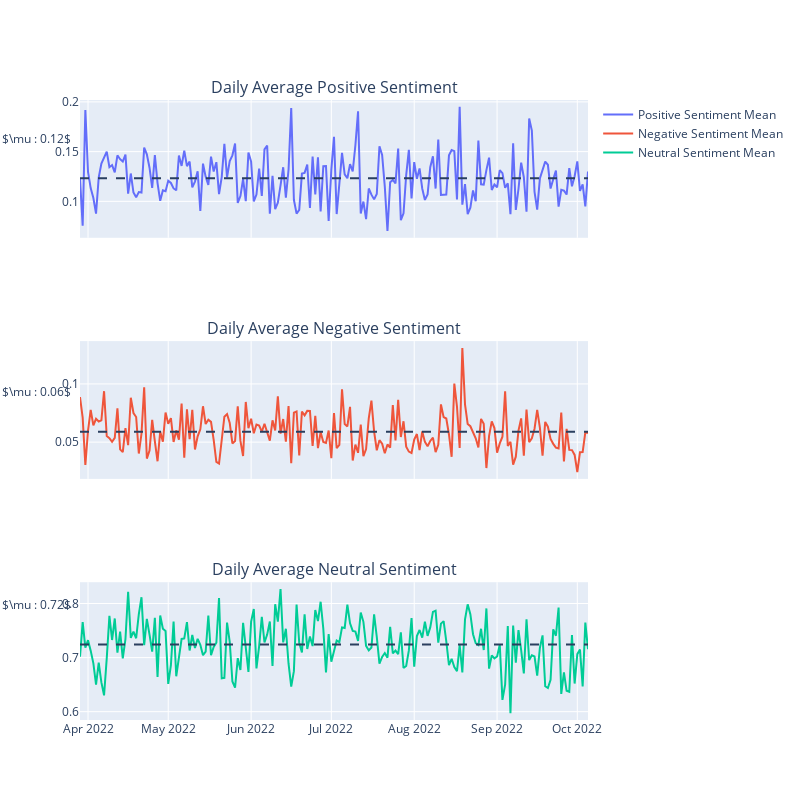

Here is the notebook cell this chart was saved with:
### Code cell
b_date_mean = df_tag.groupby(by='Date_Tweet').mean().reset_index()
b_date_std = df_tag.groupby(by='Date_Tweet').std().reset_index()


fig = make_subplots(rows=3, cols=1,shared_xaxes=True,subplot_titles=('Daily Average Positive Sentiment',  'Daily Average Negative Sentiment', 'Daily Average Neutral Sentiment'))

fig.add_trace(
    go.Scatter(x=b_date_mean['Date_Tweet'], y=b_date_mean['Positive Sentiment'],name='Positive Sentiment Mean'),
    row=1, col=1
)

    
#positive mean
fig.add_hline(y=b_date_mean['Positive Sentiment'].mean(), line_dash = 'dash', row=1, col=1)

fig.add_annotation(x=b_date_mean['Date_Tweet'].values[3], y=b_date_mean['Positive Sentiment'].mean(),
            text=r"$\mu : {:.2f}$".format(b_date_mean['Positive Sentiment'].mean()),
            showarrow=True,
            arrowhead=3,
            yshift=10)



fig.add_trace(
    go.Scatter(x=b_date_mean['Date_Tweet'], y=b_date_mean['Negative Sentiment'],name='Negative Sentiment Mean'),
    row=2, col=1
)


#negative mean
fig.add_hline(y=b_date_mean['Negative Sentiment'].mean(), line_dash = 'dash', row=2, col=1)

fig.add_annotation(x=b_date_mean['Date_Tweet'].values[3], y=b_date_mean['Negative Sentiment'].mean(),
            text=r"$\mu : {:.2f}$".format(b_date_mean['Negative Sentiment'].mean()),
            showarrow=True,
            arrowhead=3,
            yshift=10,
            xref='x2', 
            yref='y2')

fig.add_trace(
    go.Scatter(x=b_date_mean['Date_Tweet'], y=b_date_mean['Neutral Sentiment'],name='Neutral Sentiment Mean'),
    row=3, col=1
)

fig.add_hline(y=b_date_mean['Neutral Sentiment'].mean(), line_dash = 'dash', row=3, col=1)

fig.add_annotation(x=b_date_mean['Date_Tweet'].values[3], y=b_date_mean['Neutral Sentiment'].mean(),
            text=r"$\mu : {:.2f}$".format(b_date_mean['Neutral Sentiment'].mean()),
            showarrow=True,
            arrowhead=3,
            yshift=10, 
            xref='x3', 
            yref='y3')

'''

fig.add_annotation(x=b_date_mean['pubdate'].values[5], y=b_date_mean['Negative Sentiment'].mean()+0.01,
            text=r"Start Of Decline",
            showarrow=True,
            arrowhead=6,
            yshift=10,
            xref='x2', 
            yref='y2')

fig.add_annotation(x=b_date_mean['pubdate'].values[9], y=.024,
            text=r"Start Of Incline",
            showarrow=True,
            arrowhead=6,
            yshift=10,
            xref='x2', 
            yref='y2')


fig['layout']['xaxis2']['title'] = 'Date'
fig.update_layout(height=700, width=900, title_text="Sentiment Average Change With Time")
'''
fig.update_layout(
    autosize=False,
    width=800,
    height=800,)
fig.show()

### Figure 1 — Plotly figure (JSON) as saved in the notebook; plotly's stock layout.template omitted (floating-point values rounded to 4 significant figures; data arrays with more than 128 entries replaced by an {"elided": "..."} marker saying what was removed)
{"data": [{"name": "Positive Sentiment Mean", "type": "scatter", "x": {"elided": "191 str values"}, "xaxis": "x", "y": {"elided": "191 float values"}, "yaxis": "y"}, {"name": "Negative Sentiment Mean", "type": "scatter", "x": {"elided": "191 str values"}, "xaxis": "x2", "y": {"elided": "191 float values"}, "yaxis": "y2"}, {"name": "Neutral Sentiment Mean", "type": "scatter", "x": {"elided": "191 str values"}, "xaxis": "x3", "y": {"elided": "191 float values"}, "yaxis": "y3"}], "layout": {"annotations": [{"font": {"size": 16}, "showarrow": false, "text": "Daily Average Positive Sentiment", "x": 0.5, "xanchor": "center", "xref": "paper", "y": 1, "yanchor": "bottom", "yref": "paper"}, {"font": {"size": 16}, "showarrow": false, "text": "Daily Average Negative Sentiment", "x": 0.5, "xanchor": "center", "xref": "paper", "y": 0.6111, "yanchor": "bottom", "yref": "paper"}, {"font": {"size": 16}, "showarrow": false, "text": "Daily Average Neutral Sentiment", "x": 0.5, "xanchor": "center", "xref": "paper", "y": 0.2222, "yanchor": "bottom", "yref": "paper"}, {"arrowhead": 3, "showarrow": true, "text": "$\\mu : 0.12$", "x": 1648771200000000000, "y": 0.1233, "yshift": 10}, {"arrowhead": 3, "showarrow": true, "text": "$\\mu : 0.06$", "x": 1648771200000000000, "xref": "x2", "y": 0.05883, "yref": "y2", "yshift": 10}, {"arrowhead": 3, "showarrow": true, "text": "$\\mu : 0.72$", "x": 1648771200000000000, "xref": "x3", "y": 0.7242, "yref": "y3", "yshift": 10}], "autosize": false, "height": 800, "shapes": [{"line": {"dash": "dash"}, "type": "line", "x0": 0, "x1": 1, "xref": "x domain", "y0": 0.1233, "y1": 0.1233, "yref": "y"}, {"line": {"dash": "dash"}, "type": "line", "x0": 0, "x1": 1, "xref": "x2 domain", "y0": 0.05883, "y1": 0.05883, "yref": "y2"}, {"line": {"dash": "dash"}, "type": "line", "x0": 0, "x1": 1, "xref": "x3 domain", "y0": 0.7242, "y1": 0.7242, "yref": "y3"}], "width": 800, "xaxis": {"anchor": "y", "domain": [0, 1], "matches": "x3", "showticklabels": false}, "xaxis2": {"anchor": "y2", "domain": [0, 1], "matches": "x3", "showticklabels": false}, "xaxis3": {"anchor": "y3", "domain": [0, 1]}, "yaxis": {"anchor": "x", "domain": [0.7778, 1]}, "yaxis2": {"anchor": "x2", "domain": [0.3889, 0.6111]}, "yaxis3": {"anchor": "x3", "domain": [0, 0.2222]}}}
